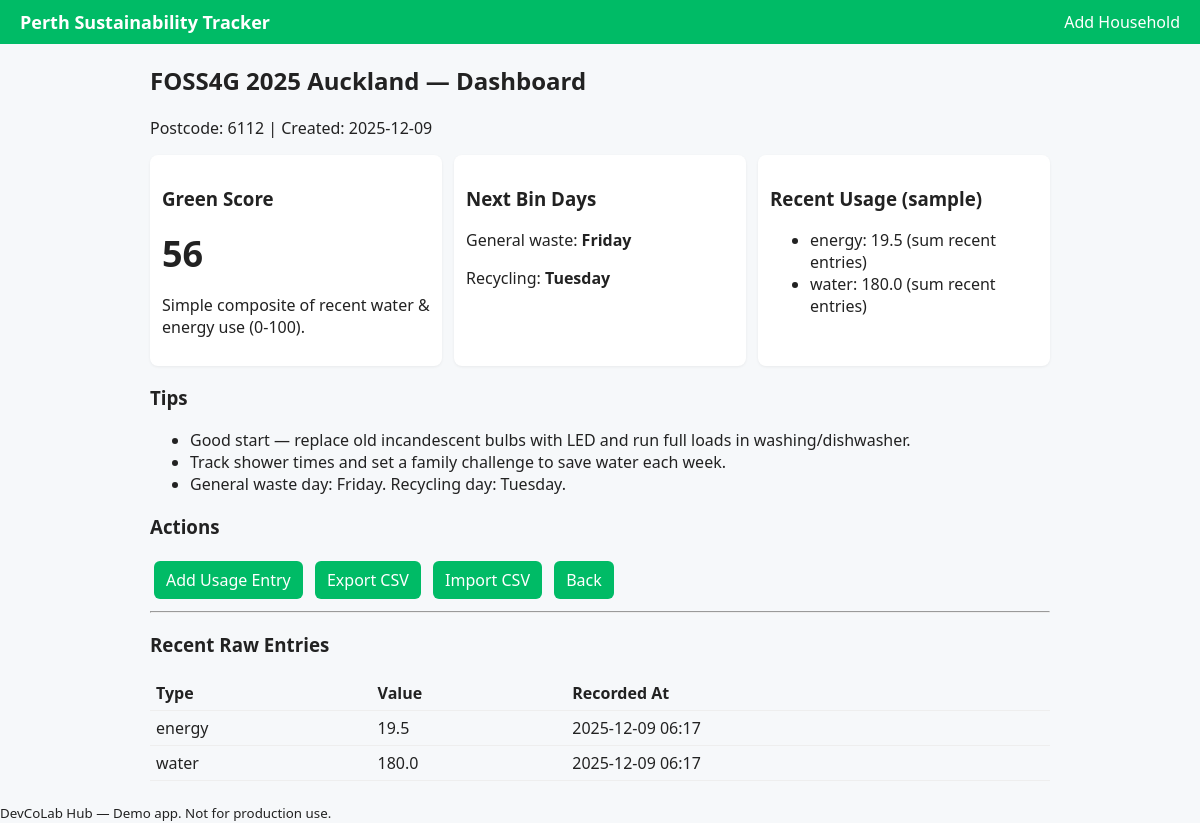
Screenshot of /household/1 with the database file from the repository.
### app.py (models this page shows)
class Household(db.Model):
    id = db.Column(db.Integer, primary_key=True)
    name = db.Column(db.String(120), nullable=False)
    postcode = db.Column(db.String(10), nullable=False)
    created_at = db.Column(db.DateTime, default=datetime.utcnow)

class UsageEntry(db.Model):
    id = db.Column(db.Integer, primary_key=True)
    household_id = db.Column(db.Integer, db.ForeignKey('household.id'), nullable=False)
    entry_type = db.Column(db.String(20), nullable=False)  # 'water' or 'energy'
    value = db.Column(db.Float, nullable=False)  # litres for water, kWh for energy
    recorded_at = db.Column(db.DateTime, default=datetime.utcnow)
    household = db.relationship('Household', backref=db.backref('entries', lazy=True))

### app.py (the view)
@app.route('/household/<int:household_id>')
def dashboard(household_id):
    hh = Household.query.get_or_404(household_id)
    entries = UsageEntry.query.filter_by(household_id=household_id).order_by(UsageEntry.recorded_at.desc()).limit(50).all()
    green_score = compute_green_score(hh)
    tips = generate_tips(hh, green_score)
    schedule = get_simple_bin_schedule(hh.postcode)
    df = pd.DataFrame([{
        'type': e.entry_type,
        'value': e.value,
        'date': e.recorded_at.strftime('%Y-%m-%d')
    } for e in entries])
    recent_summary = {}
    if not df.empty:
        recent_summary = df.groupby('type')['value'].sum().to_dict()
    return render_template('dashboard.html', household=hh, entries=entries,
                         green_score=green_score, tips=tips, schedule=schedule,
                         recent_summary=recent_summary)

### app.py (called while the page is built)
def get_simple_bin_schedule(postcode):
    prefix = postcode.strip().replace(' ', '')[:4]
    sched = BIN_SCHEDULES.get(prefix, BIN_SCHEDULES['default'])
    return {'general': sched[0], 'recycling': sched[1]}

### templates/dashboard.html
{% extends "layout.html" %}
{% block content %}
  <h2>{{ household.name }} — Dashboard</h2>
  <p>Postcode: {{ household.postcode }} | Created: {{ household.created_at.strftime('%Y-%m-%d') }}</p>
  <div class="grid">
    <div class="card">
      <h3>Green Score</h3>
      <div class="score">{{ green_score }}</div>
      <p>Simple composite of recent water & energy use (0-100).</p>
    </div>
    <div class="card">
      <h3>Next Bin Days</h3>
      <p>General waste: <strong>{{ schedule.general }}</strong></p>
      <p>Recycling: <strong>{{ schedule.recycling }}</strong></p>
    </div>
    <div class="card">
      <h3>Recent Usage (sample)</h3>
      <ul>
        {% if recent_summary %}
          {% for k,v in recent_summary.items() %}
            <li>{{ k }}: {{ v }} (sum recent entries)</li>
          {% endfor %}
        {% else %}
          <li>No usage recorded yet.</li>
        {% endif %}
      </ul>
    </div>
  </div>
  <section>
    <h3>Tips</h3>
    <ul>
      {% for t in tips %}
        <li>{{ t }}</li>
      {% endfor %}
    </ul>
  </section>
  <section>
    <h3>Actions</h3>
    <a class="btn" href="{{ url_for('add_usage', household_id=household.id) }}">Add Usage Entry</a>
    <a class="btn" href="{{ url_for('export_csv', household_id=household.id) }}">Export CSV</a>
    <a class="btn" href="{{ url_for('import_csv', household_id=household.id) }}">Import CSV</a>
    <a class="btn" href="{{ url_for('index') }}">Back</a>
  </section>
  <hr>
  <section>
    <h3>Recent Raw Entries</h3>
    {% if entries %}
      <table class="entries">
        <thead>
          <tr><th>Type</th><th>Value</th><th>Recorded At</th></tr>
        </thead>
        <tbody>
          {% for e in entries %}
            <tr>
              <td>{{ e.entry_type }}</td>
              <td>{{ e.value }}</td>
              <td>{{ e.recorded_at.strftime('%Y-%m-%d %H:%M') }}</td>
            </tr>
          {% endfor %}
        </tbody>
      </table>
    {% else %}
      <p>No entries yet.</p>
    {% endif %}
  </section>
{% endblock %}

### templates/layout.html (shortened to what this page needs)
<!doctype html>
<html lang="en">
  <head>
    <link rel="stylesheet" href="{{ url_for('static', filename='styles.css') }}">
  </head>
  <body>
    <header class="site-header">
      <h1><a href="{{ url_for('index') }}">Perth Sustainability Tracker</a></h1>
      <nav>
        <a href="{{ url_for('register') }}">Add Household</a>
      </nav>
    </header>
    <main class="container">
      {% block content %}{% endblock %}
    </main>
    <footer class="site-footer">
      <small>DevCoLab Hub — Demo app. Not for production use.</small>
    </footer>
  </body>
</html>

### styles.css (style rules this page uses)
body { font-family: system-ui, -apple-system, "Segoe UI", Roboto, "Helvetica Neue", Arial; padding: 0; margin: 0; color: #222; background: #f6f8fa; }
.site-header { background: #0b6; color: white; padding: 10px 20px; display:flex; justify-content:space-between; align-items:center; }
.site-header h1 { margin: 0; font-size: 18px; }
.site-header a { color: white; text-decoration: none; }
.container { max-width: 900px; margin: 20px auto; padding: 0 15px; }
.grid { display: grid; grid-template-columns: repeat(auto-fit,minmax(220px,1fr)); gap: 12px; margin: 12px 0; }
.card { background: white; padding: 12px; border-radius: 8px; box-shadow: 0 1px 3px rgba(0,0,0,0.06); }
.score { font-weight: 700; font-size: 36px; margin-top: 8px; }
.btn { display:inline-block; padding: 8px 12px; margin: 4px; background: #0b6; color: white; text-decoration:none; border-radius:6px; }
.entries { width: 100%; border-collapse: collapse; }
.entries th, .entries td { text-align:left; padding:6px; border-bottom:1px solid #eee; }

### rows the page displays
Household: name "FOSS4G 2025 Auckland", postcode "6112", created_at "2025-12-09"
UsageEntry: entry_type "energy", value "19.5", recorded_at "2025-12-09 06:17"
UsageEntry: entry_type "water", value "180.0", recorded_at "2025-12-09 06:17"

### other values shown
{{ green_score }} "56"
{{ schedule.general }} "Friday"
{{ schedule.recycling }} "Tuesday"
{{ t }} "Good start — replace old incandescent bulbs with LED and run full loads in washing/dishwasher." "Track shower times and set a family challenge to save water each week." "General waste day: Friday. Recycling day: Tuesday."
